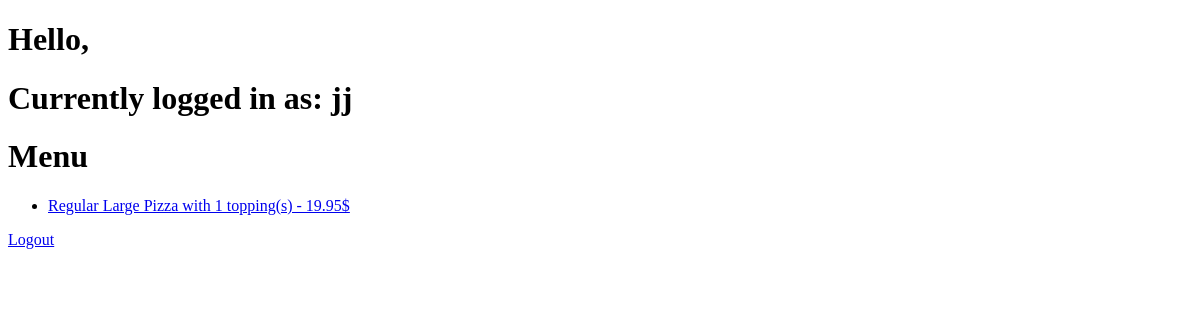
Before: / (signed in) with the older database file.
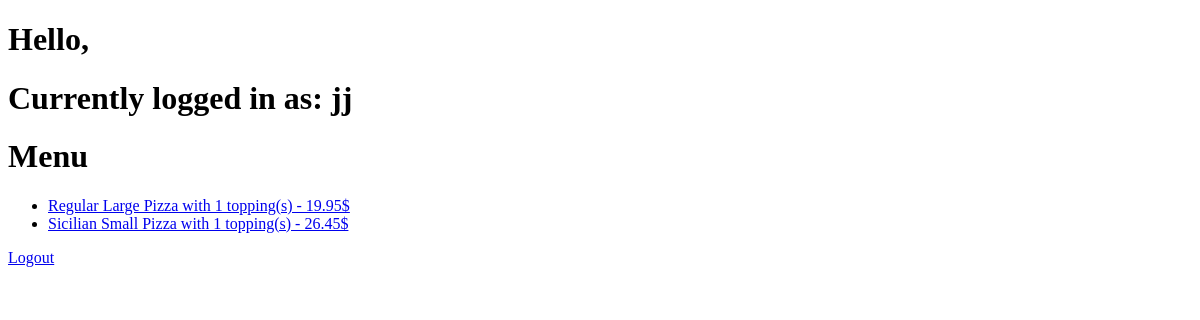
After: the same page with the newer database file.
### orders/models.py (models this page shows)
class Pizza(models.Model):
    origin = models.CharField(max_length=8)
    option = models.IntegerField()
    big_size = models.BooleanField(default=False)
    price = models.DecimalField(max_digits=5, decimal_places=2)
    def __str__(self):
        if(self.toppings == 0):
            if(self.big_size == False):
                return f"{self.origin} Small Pizza with cheese - {self.price}$"
            else:
                return f"{self.origin} Large Pizza with cheese - {self.price}$"
        else:
            if(self.big_size == False):
                return f"{self.origin} Small Pizza with {self.option} topping(s) - {self.price}$"
            else:
                return f"{self.origin} Large Pizza with {self.option} topping(s) - {self.price}$"

### orders/views.py (the view)
# urls.py: path("", views.index, name="index"),
def index(request):
    if not request.user.is_authenticated:
        return render(request, "orders/login.html", {"message": None})
    context = {
        "menu": Pizza.objects.all(),
        "user": request.user
    }
    return render(request, "orders/index.html", context)

### orders/templates/orders/index.html (shortened to what this page needs)
{% extends "orders/base.html" %}
{% block body %}
<h1>Hello, {{ user.first_name }}</h1>
<h1>Currently logged in as: {{ user.username }}</h1>
<h1>Menu</h1>
<ul>
    {% for position in menu%}
    <li>
        <a href="{% url 'pizza' position.id %}">{{ position }}</a>
    </li>
    {% endfor %}
</ul>
<div>
    <a href="{% url 'logout' %}">Logout</a>
</div>
{% endblock %}

Changed rows visible on the page:
added Pizza: id+big_size+origin "Sicilian Small Pizza with 1 topping(s) - 26.45$"
